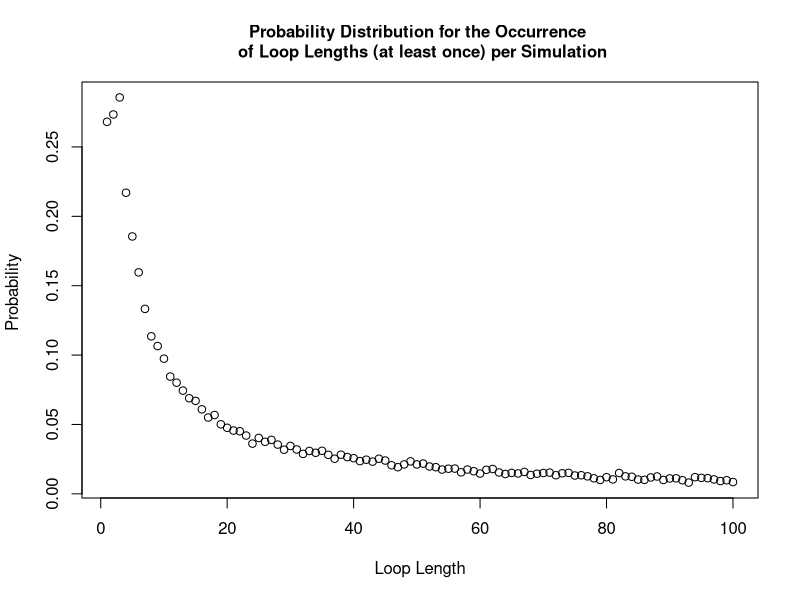

R code for this plot:
#### Team Members:
# Fatima Kasenally (S2443602); Wenqi Ni (s1792412); Cameron Allan (S1748084)

#### address of github repo:
#https://github.com/niwq15/SP-Group-7-A2


#### Contributions

# Functions we each made versions of:
# Cameron - Strategy3, alternatives to each strategy using arrays, Pone, Pall, dloop
# Wenqi - Strategy1, Strategy2, Strategy3, Pone, Pall, dloop 
# Fatima - Strategy2, Pone, Pall, dloop 

# Further Details: 

# each of us should add more here. we can say what we have done, involving different versions of functions above

# Cameron  wrote the used strategy 3 function and added an if statement to
# speed up the Pall function. Some attempts were made to use arrays to record
# the simulation information but this was found to be slower. Other versions of
# Pone and Pall were also made but the final versions used were faster.

# Wenqi created the final versions of the functions Strategy 1, Strategy 2, Pone, 
# and the probability of no loop longer than 50 in a random reshuffling of cards to boxes


# Fatima created an alternative version of strategy 2 and pone. She created the final version of pall and dloop. 
# She also provided the sample solutions for various n and strategy combinations, and wrote comments to explain the results,
# generated the probability ditribution plot and returned the total probability of success for strategy 1




#### Overview 
# This file holds the self-contained code to use stochastic simulation to study a generalised version of the famous '100 Prisoners Problem' 
# The problem is defined as follows: 
# Consider a prison containing 2n prisoners, each with a unique identification number ranging from 1 to 2n. 
# The prison has a room with 2n boxes, each uniquely numbered from 1 to 2n and each containing a single card. 
# These cards are each labelled with a unique number between 1 and 2n. 
# Each prisoner is allowed to open n boxes to find the card with their number.
# If all 2n prisoners successfully find their cards then they all go free. 
# After their turn,the prisoners are not allowed to communicate any new information from the boxes 
# to prisoners who have yet to take their turn.
# The room is returned to its original state after each prisoner’s go. 

# Firstly, we will show 3 strategies for the prisoners, then create a 'Pone' function to estimate 
# the probability of a single prisoner successfully finding their number, then use a 'Pall' function to 
# calculate the probability of all the prisoners finding their numbers. 
# Based on the results of the individual and joint success probabilities using different strategies, 
# we will give some comments about which strategy has the highest success probabilities for 
# both individuals and the collective. 

## Each function expressing the different strategies for opening boxes to find cards will require the same 
## input parameters : n,k,cards_num. Where n parameterises the 2n number of boxes, prisoner and cards in our problem.
## k is the prisoner's number and cards_num represents the random orders of cards placed in boxes.
## Uniform input parameters allows the implemented strategy to be a variable in each simulation as each strategy 
## function is interchangeable. This is required by functions 'Pone' and 'Pall'.


## Strategy 1:

## The Strategy1 function has inputs, n, k, and 'cards_num' (the card numbers indexed by the box numbers). 
## Each prisoner with their number 'k' starts at the k-th box which contains card b. If k is not equal to b, then the prisoner 
## goes to box b and opens it. The process will be repeated until they have either found the card k or opened n boxes without finding it
## The Strategy1 function will return 'TRUE' if the prisoner k will find their number within the n tries, otherwise it will return 'FALSE'.
Strategy1 <- function(n,k,cards_num) {
  #create an empty vector to store card numbers as they are read
  cards_picked <- rep(0, n) # the prisoner can read at most n cards
  cards_picked[1] <- cards_num[k] # start at the box with his number (k) on it 
  #for each of the remaining steps, first check if he has found his card number
  #if so, he will stop; if not, he will continue to read cards
  for (b in 2:n) {
    if (cards_picked[b-1] == k) {#if the prisoner k has found his number
      return(TRUE) #yes the prisoner has successfully found his card
      break # stop here and the prisoner will not open other boxes
    } else {#otherwise prisoner will open another box with the number of the last card
      cards_picked[b] <- cards_num[cards_picked[b-1]]
    }
  }
  #check whether he finds his number in the final step
  if (cards_picked[n] != k) { #if the final number is not his number
    return(FALSE) #prisoner has failed to find his card
  } else {#if the final number is equal to his number
    return(TRUE) #prisoner has successfully found his card
  }
}



## Strategy 2:

## The Strategy2 function has inputs, n, k, and cards_num.
## This strategy follows an identical procedure to strategy 1, except that the starting box is randomly selected
## The prisoner uses the card number in each box to pick his next box to open.
## The prisoner can open at most n boxes in order to find the card with their number on it.
## The Strategy2 function will return 'TRUE' if the prisoner k will find their number within the n tries, otherwise 'FALSE'.
Strategy2 <- function(n,k,cards_num) {
  #create an empty vector to store card numbers that have been read
  cards_picked <- rep(0, n) # the prisoner can read at most n cards
  cards_picked[1] <- sample(cards_num,1)# start at a randomly selected box 
  #for each of the remaining steps, firstly check whether he has found him number card
  #if so, he will stop; if not, he will continue to read cards
  for (b in 2:n) {
    if (cards_picked[b-1] == k) {#if the prisoner k has found his number
      return(TRUE)
      break #stop here and the prisoner will not open other boxes
    } else {#otherwise prisoner will open the box with number k
      cards_picked[b] <- cards_num[cards_picked[b-1]]
    }
  }
  #check whether he finds his number in the final step
  if (cards_picked[n] != k) { #if the final number is not his number
    return(FALSE)
  } else {#if the final number is equal to his number
    return(TRUE)
  }
} #The function returns TRUE/FALSE expressing that the prisoner has FOUND/FAILED TO FIND his card 

## In Strategy 1 and Strategy 2, we use the idea that once prisoners find their numbers, they will stop
## We use 'break' to save on running time
## In Strategy 3, we show another idea of selecting n card numbers and then checking whether k is inside

## Strategy 3:
## In this strategy the prisoner opens n boxes at random, without replacement
## The prisoner will open n different boxes. The function outputs a TRUE/FALSE
## for use in the Pone and Pall functions in future.

## Prisoner 'k' uses Strategy 3 to find their number amongst '2n' boxes 'cards_num'
Strategy3 <- function(n,k,cards_num){ 
  cards_picked <- sample(cards_num,n,replace=FALSE) # Randomly select n boxes from cards_num to open
  any(k == cards_picked) # check whether the prisoner's number appears in the selected card_num
} # End function



## 'Pone' is a function which estimates the probability of a prisoner, k, successfully finding their card number (k)
## within the n tries amongst 2n boxes (cards_num) in nreps simulated trials, using any one of the available strategies encoded above

Pone <- function(n,k,strategy,nreps) {
  # create an empty vector to store the outcome of each simulation as 1/0 = Success/ Failure to find his card
  success <- rep(0, nreps)
  for (i in 1:nreps) {
    # simulate the random order of card numbers
    cards_num <- sample(1:(2*n), 2*n, replace=FALSE)
    success[i] <- strategy(n,k,cards_num)
  }
  # return the frequentist probability of success as: 
  # total number of simulated successes / total number of simulations
  return(sum(success)/nreps)
}



## 'Pall' is a function to find the probability of all the 2n prisoners finding their cards in a single simulation
## and all being able to escape. All prisoners must use the same strategy. The probability is calculated by finding
## the total number of all prisoner successes and dividing by the number of simulations run (nreps).
## The Function then returns this probability vector as the output.


Pall <- function(n,strategy,nreps) {
  #create a vector to record the result of each simulation with default values of 1s
  num_success <- rep(1,nreps)
  for (i in 1:nreps) {#for each simulation
    #generate a random order of card numbers
    cards_num <- sample(1:(2*n), 2*n, replace=FALSE)
    #use the strategies to calculate whether each prisoner can find their correct number within n times
    for (k in 1:(2*n)) {
      result <- strategy(n,k,cards_num) # save the result of strategy for the k-th prisoner
      num_success[i] <- num_success[i] * result # if result is 1 keep 1 in the vector. If 0 change to 0.
      if (result == 0){ # stop if any prisoner does not escape, this cuts down simulation run-time
        break
      }
    }
  }
  # return the frequentist probability as: total number of simulated successes / total number of simulated trials
  return(sum(num_success)/nreps)
}

### Sample Results ###

### individual prisoner probabilities: 
### Pone takes args: n,k,strategy,nreps

Pone(5,5,Strategy1,10000)
Pone(50,50,Strategy1,10000)
# one prisoner & strategy 1: prob success ~ 50%  (for all n)

Pone(5,5,Strategy2,10000)
Pone(50,50,Strategy2,10000)
# one prisoner & strategy 2: prob success ~40%  (n=5) ~37%  (n>50)

Pone(5,5,Strategy3,10000)
Pone(50,50,Strategy3,10000)
# one prisoner & strategy 3: prob success ~50%  (for all n)

### joint probabilities for all prisoners as a collective:  
### Pall takes args: n,strategy,nreps


Pall(5,Strategy1,10000)
Pall(50,Strategy1,10000)
#10 prisoners & strategy 1: prob success ~35% (n=5)
#100 prisoners & strategy 1: prob success ~31% (n=50)

Pall(5,Strategy2,10000)
Pall(50,Strategy2,10000)
#10 prisoners & strategy 2: prob success ~0.01%  (n=5)
#100 prisoners & strategy 2: prob success ~0% (smaller than precision)  (n=50)

Pall(5,Strategy3,10000)
Pall(50,Strategy3,10000)
#10 prisoners & strategy 3: prob success ~0.1%  (n=5)
#100 prisoners & strategy 3: prob success ~0% (smaller than precision) (n=50)


## Remarks

## Strategy 1 and Strategy 3 have similar individual success probabilities of 50%. 
## Strategy 1 has much higher joint success probability of above 30%, while Strategy 3 only has 0%.
## It demonstrates that there is something intelligent in Strategy 1's design.
## Strategy 2 has a lower marginal probability for success than the others, and a joint probability close to 0. 

## More explanations
## For Strategy 1, consider the distribution of maximum loop lengths amongst the boxes and cards. The cycle of box and card numbers 
## must eventually return the prisoner to open a box with his card number inside if he is allowed to open as many boxes as he wants, 
## as the numbers used are part of a finite sequence. Thus, the high joint success probability can be calculated as the cumulative 
## probability of the maximum loop length being less than n, which we have determined to be approximately 31%

## For Strategy 2, the marginal probability is lower than 50% because the conditions for the prisoner's success are 1.the prisoner 
## select the correct loop with his card in it at random; 2.the loop he picks must also be shorter than n. 
## Our results show that the probability is about 37-40% (varies with n). The joint probability tends to 0 for the similar reason as strategy 3.

## For Strategy 3, the probability of finding their card every time they open a box is 1/2n and if he opens n boxes at random the 
## probability of finding his card is n/2n (=50%). For 2n prisoners all finding their cards in a simulation we multiply the independent 
## marginal probabilities to produce a joint probability of (0.5)^(2n), which tends to 0 as n increases. 



## dloop is a function which returns the probability distribution for the loop lengths occurring in a simulation 
## It takes the parameters n (to create 2n boxes) and nreps (to analyse the results of nreps simulations).
## The dloop function will return a 2n-vector, 'prob_vec_y', and prob_vec_y[i] shows the probability of loop length of i 
## occurring at least once in a random shuffling of cards to boxes.


## 'dloop' is a function which returns the probability distribution vector for each loop length occuring in a simulation.
## It takes the parameters n (making 2n boxes) and nreps (to make nreps simulations). In each simulation all the boxes 
## are opened and the lengths of all loops are counted. All the loop lengths are then tabulated and divided by nreps. 
## This creates a probability vector (prob_vec_y = probability of each loop length occurring at least once),
## this is the output of the function. 
dloop <- function(n, nreps) {
  each_loop_lengths <- c() #list to store the loop lengths generated by all simulations
  
  for (i in 1:nreps){ 
    #simulate a new set of boxes for each simulation
    cards_num <- sample(1 : (2*n), 2*n , replace=FALSE) 
    #store a list of closed boxes in each simulation
    unopened_boxes <- 1:(2*n)
    
    #store the unique loop lengths generated from each simulation 
    new_loop_lengths <- c()
    
    #scan for loops, (while more than 2 boxes are still closed, indexing breaks down for smaller loops)
    while (length(unopened_boxes) > 2 ){
      #pick the smallest number unopened box and store the value of the card inside 
      cards_picked <- cards_num[unopened_boxes[1]]
      
      #pick your next box according to your last card and scan each closed loop
      for (b in 2:length(unopened_boxes)){ #max loop length is the number of closed boxes
        #store the number of the latest card
        cards_picked <- c(cards_picked, cards_num[cards_picked[b-1]])
      }#end for 
      
      
      #scanning the last 2 boxes
      if (length(unopened_boxes) == 2 && cards_num[unopened_boxes[1]] == unopened_boxes[2]) {
        #we have found a 2 item long loop 
        new_loop_lengths <- c(new_loop_lengths, 2) 
      } else if ((length(unopened_boxes) == 2) && (cards_num[unopened_boxes[1]] == unopened_boxes[1])) {
        #we have found one or more loops with length 1
        new_loop_lengths <- c(new_loop_lengths, 1) 
      }
      
      #add your new loop length to your list 
      new_loop_lengths <- c(new_loop_lengths, length(unique(cards_picked))) 
      
      #remove the boxes opened 
      unopened_boxes <- setdiff(unopened_boxes,unique(cards_picked))
    } #end while 
    
    #store the uniquely occuring loop lengths from each simulation in a global simulation list 
    each_loop_lengths <- c(each_loop_lengths, unique(new_loop_lengths))
    
    
  } #end for 
  prob_vec_y <- tabulate(each_loop_lengths)/nreps #probability vector for the occurrence of each type of loop length 
  #function outputs the probability distribution 
  return(prob_vec_y)
  
}#end function




#testing the distribution for n=50
n = 50 
#variable storing our probability distribution using function dloop
prob_vec <- dloop(n, 10000)

##plotting the probability distribution
#create an x axis 
x_axis <- 1:length(prob_vec)
plot(x_axis, prob_vec, xlab = "Loop Length", ylab = "Probability ", main = "Probability Distribution for the Occurrence \n of Loop Lengths (at least once) per Simulation", cex.main = 1)

#output the probability distribution vector: 
cat("your probability vector for producing at least one loop of length i: \n", prob_vec, "\n")

## Note that 'no loop length longer than 50' indicates that the max loop length is 50. 
## P(no loop longer than 50) = 1 - P(there exist loop lengths larger than 50)
## Since the total loop lengths must sum to 2n, the loops of length greater than n can only occur once.
## It implies that P(loop length >n occurs at least once ) = P(loop length >n occurs exactly once ).
## Thus, P(there exist loop lengths larger than 50) is equal to the sum of P(there exists loop length i) where i ranges from 51 to 100. 

cat( "Probability of Strategy 1 succeeding: \n", 1 - sum(prob_vec[(n+1):(2*n)]), "\n this is also the probability of the maximum loop length being no more than n")
